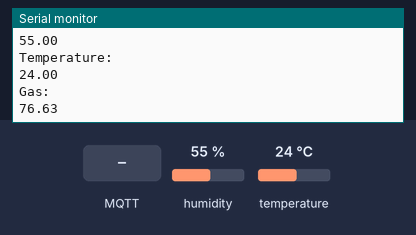
The sketch below on a simulated ESP8266 (NodeMCU). On the bench: the last lines printed to the serial monitor. Inputs (shaded band) come from the test bench; at power-on: humidity 55 %, temperature 24 °C. WiFi joins after 1.5 s; servers stay silent unless stated; random numbers use the default seed unless the sketch sets one; no MQTT or app messages arrive unless stated.

Above: at 3.3 s.
3.4 s: MQTT message "5" arrives on the first subscribed topic
At 4.4 s:
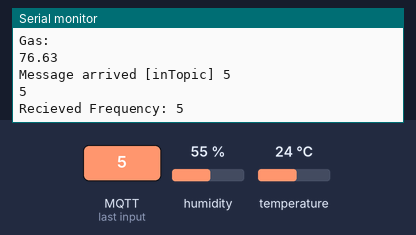
4.9 s: MQTT message "on" arrives on the first subscribed topic
At 5.2 s:
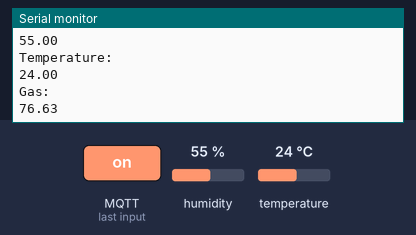
6.4 s: MQTT message "off" arrives on the first subscribed topic
8.2 s: humidity set to 22 %
9.7 s: temperature set to 12 °C
At 10.23 s:
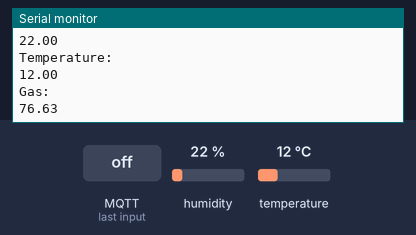
11.2 s: humidity set to 40 %
Timing chart, 0 to 13.7 s (numbered marks = the images above; inputs shaded):
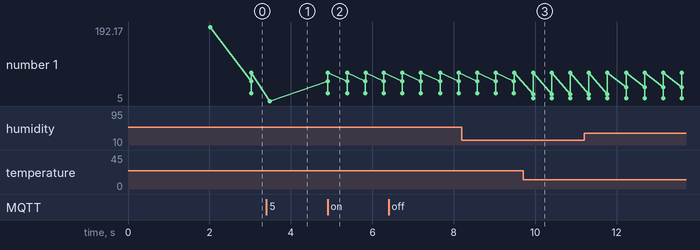

The sketch:

mqtt_esp8266.ino
```cpp
#include <ESP8266WiFi.h>
#include <PubSubClient.h>
#include <DHT.h>
#include "MQ135.h"
#include <string.h>
//Wifi Manager
#include <DNSServer.h>
#include <ESP8266WebServer.h>
#include <WiFiManager.h>

#include <FirebaseESP8266.h>
#define FIREBASE_HOST "https://air-pollution-3ae9f.firebaseio.com/"
#define FIREBASE_AUTH "0lZIUXRG5JyCDo928qxRy3AWwYNeT1qsAfzrZTaw"
FirebaseData firebaseData;

int dht_pin = 5;
DHT dht(dht_pin, DHT11);

float h, t, f;
float rzero;


//const char *ssid = "THREE O'CLOCK";
//const char *password = "3open24h";
const char *mqtt_server = "192.168.1.37";

WiFiClient espClient;
PubSubClient client(espClient);

#define MSG_BUFFER_SIZE (50)
char msg[MSG_BUFFER_SIZE];

char*result="/";

unsigned long now;
unsigned long lastMeasure = 0;
unsigned long freq = 3000;
void setup_wifi()
{

  delay(10);
  Serial.println();
  Serial.print("Connecting to ");
  while (WiFi.status() != WL_CONNECTED)
  {
    delay(500);
    Serial.print(".");
    configWifiManager();
  }

  randomSeed(micros());

  Serial.println("");
  Serial.println("WiFi connected");
  Serial.println("IP address: ");
  Serial.println(WiFi.localIP());
  configWifiManager();
}

void callback(char *topic, byte *payload, unsigned int length)
{
  Serial.print("Message arrived [");
  Serial.print(topic);
  Serial.print("] ");
  for (int i = 0; i < length; i++)
  {
    Serial.print((char)payload[i]);
  }
  Serial.println();

  char buffer[128];
  memcpy(buffer, payload, length);
  buffer[length] = '\0';

  // Convert it to integer
  char *end = nullptr;
  long value = strtol(buffer, &end, 10);

  if (end == buffer)
    ;
  else
    Serial.println(value);
  Serial.print("Recieved Frequency: ");
  Serial.println(value);
  freq = value*1000;
}

void reconnect()
{

  while (!client.connected())
  {
    Serial.print("Attempting MQTT connection...");
    // Create a random client ID
    String clientId = "ESP8266Client-";
    clientId += String(random(0xffff), HEX);
    // Attempt to connect
    if (client.connect(clientId.c_str()))
    {
      Serial.println("connected");
      // Once connected, publish an announcement...
      client.publish("outTopic", "hello world");
      // ... and resubscribe
      client.subscribe("inTopic");
    }
    else
    {
      Serial.print("failed, rc=");
      Serial.print(client.state());
      Serial.println(" try again in 5 seconds");
      // Wait 5 seconds before retrying
      delay(5000);
    }
  }
}

void setup()
{

  Serial.begin(115200);
  WiFi.disconnect(true);
  setup_wifi();
  client.setServer(mqtt_server, 1883);
  client.setCallback(callback);
  configFirebase();
}

void loop()
{
  if (!client.connected())
  {
    reconnect();
  }
  client.loop();

  now = millis();
  client.subscribe("room/frequencyout");


  if (now - lastMeasure > freq)
  {
    lastMeasure = now;
    readTem();
    readMQ135();
    updataServer();
    if(rzero < 70) {
      client.publish("Warning Pollution", "canh bao khi gas vuot nguong an toan");
      Serial.println("canh bao khi gas vuot nguong an toan");
    }
  }

}

void readTem()
{
  h = dht.readHumidity();
  t = dht.readTemperature();
  f = dht.readTemperature(true);

  if (isnan(h) || isnan(t) || isnan(f))
  {
    Serial.println("Failed to read from DHT sensor!");
    h = 0;
    t = 0;
    return;
  }
  Serial.println("Humidity: ");
  Serial.println(h);
  Serial.println("Temperature: ");
  Serial.println(t);

  float hic = dht.computeHeatIndex(t, h, false);

  static char temperatureTemp[7];
  dtostrf(hic, 6, 2, temperatureTemp);

  static char humidityTemp[7];
  dtostrf(h, 6, 2, humidityTemp);

  client.publish("room/temp", temperatureTemp);
  client.publish("room/humidity", humidityTemp);

}

void readMQ135()
{
  MQ135 gasSensor = MQ135(A0); // Attach sensor to pin A0
  rzero = gasSensor.getRZero();
  Serial.println("Gas: ");
  Serial.println(rzero);
  static char gasTemp[7];
  dtostrf(rzero, 6, 2, gasTemp);
  client.publish("room/gas", gasTemp);
}

void configWifiManager() {
  WiFiManager wifiManager;
  wifiManager.setAPCallback(configModeCallback);

  if (!wifiManager.autoConnect("TREESS")) {
    Serial.println("failed to connect and hit timeout");
    //reset and try again, or maybe put it to deep sleep
    ESP.reset();
    delay(1000);
  }
}

void configModeCallback (WiFiManager *myWiFiManager) {
  WiFiManager wifiManager;
  Serial.print("Stored SSID: ");
  Serial.println(myWiFiManager->getConfigPortalSSID());
  Serial.print("Stored passphrase: ");
//  Serial.println(myWiFiManager->getPassword());
}

void configFirebase() {
  Firebase.begin(FIREBASE_HOST, FIREBASE_AUTH);
  Firebase.reconnectWiFi(true);

  if (!Firebase.beginStream(firebaseData, "/Nodes/")) {
    Serial.println("Could not beigin stream");
    Serial.println("REASON: " + firebaseData.errorReason());
    Serial.println();
  }
}
void updataServer() {
  char buf[16];
  ltoa(now,buf,10);
  char*result1="/";
  char*result2="/";
  char*result3="/";

  strcpy( result1,buf);
  strcat(result1,"/temp");
  Firebase.setInt(firebaseData,result1, t);

  strcpy(result2,buf);
  strcat(result2,"/humidity");
  Firebase.setInt(firebaseData,result2, h);

  strcpy(result3,buf);
  strcat(result3,"/gas");
  Firebase.setInt(firebaseData,result3, rzero);

}
```

Measured:
- after the input at 3.4 s, the serial monitor: prints a new line after 0.08 s (image 1)
- after the input at 4.9 s, the serial monitor: prints a new line at once (image 2)
- after the input at 9.7 s, the serial monitor: prints a new line after 0.25 s (image 3)
- plotted number 1: 76.63 → 5 after the input at 3.4 s
